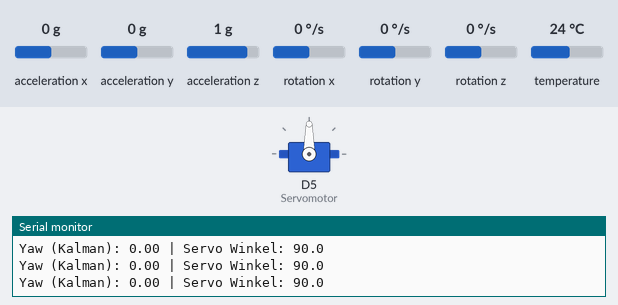
Bench run of a sketch on a simulated ESP8266 (NodeMCU). Parts: servo, the last lines printed to the serial monitor. The inputs (shaded band) are chosen by the test bench; at power-on: rotation z 0 °/s, acceleration x 0 g, acceleration y 0 g, acceleration z 1 g, rotation x 0 °/s, rotation y 0 °/s, temperature 24 °C.

Above: at 5.8 s.
5.9 s: rotation z set to -100 °/s
At 7.1 s:
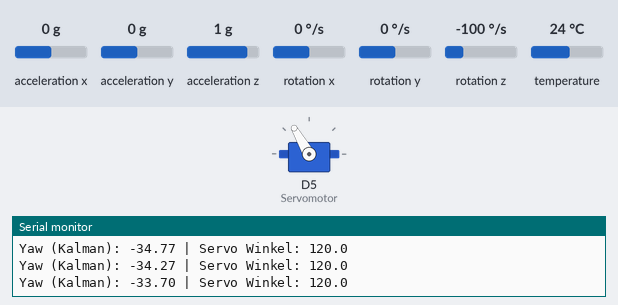
At 8.0 s:
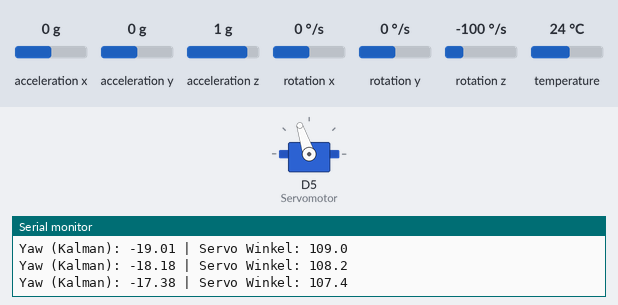
8.9 s: rotation z set to 0 °/s
At 10.1 s:
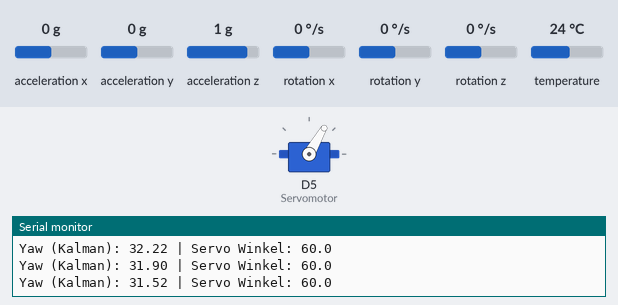
11.9 s: rotation z set to 192 °/s
Timing chart, 0 to 25.8 s (numbered marks = the images above; inputs shaded):
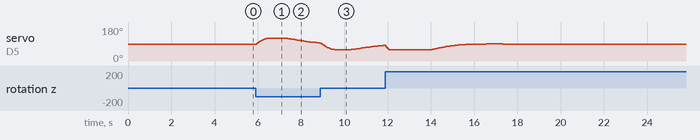

Measured:
- after the input at 5.9 s, servo on D5 (Servomotor): rises from 90° to 120° in 0.46 s, then falls to 95° in 2.5 s

The sketch:

Skript_Driftkorrektur_Prototyp.ino
```cpp
#include <Wire.h>
#include <Adafruit_MPU6050.h>
#include <Adafruit_Sensor.h>
#include <Servo.h>

Servo Servomotor;
Adafruit_MPU6050 mpu;

unsigned long lastTime = 0;
float gyroZOffset = 0.0;
bool calibrated = false;

const int calibSamples = 500;

// Kalman-Filter Klasse (wie vorher)
class KalmanFilter {
public:
  float Q_angle = 0.001;
  float Q_bias = 0.003;
  float R_measure = 0.03;

  float angle = 0;
  float bias = 0;
  float rate = 0;

  float P[2][2] = {{0,0},{0,0}};

  float update(float newRate, float dt) {
    rate = newRate - bias;
    angle += dt * rate;

    P[0][0] += dt * (dt*P[1][1] - P[0][1] - P[1][0] + Q_angle);
    P[0][1] -= dt * P[1][1];
    P[1][0] -= dt * P[1][1];
    P[1][1] += Q_bias * dt;

    float S = P[0][0] + R_measure;
    float K[2];
    K[0] = P[0][0] / S;
    K[1] = P[1][0] / S;

    float y = 0 - angle; // Innovation (keine echte Messung)
    angle += K[0] * y;
    bias += K[1] * y;

    float P00_temp = P[0][0];
    float P01_temp = P[0][1];

    P[0][0] -= K[0] * P00_temp;
    P[0][1] -= K[0] * P01_temp;
    P[1][0] -= K[1] * P00_temp;
    P[1][1] -= K[1] * P01_temp;

    return angle;
  }
};

KalmanFilter kalman;

void calibrateGyroZ() {
  Serial.println("Kalibriere Gyroskop-Z-Achse...");
  float sum = 0;
  for (int i = 0; i < calibSamples; i++) {
    sensors_event_t a, g, temp;
    mpu.getEvent(&a, &g, &temp);
    sum += g.gyro.z;
    delay(5);
  }
  gyroZOffset = sum / calibSamples;
  Serial.print("Offset Z: ");
  Serial.println(gyroZOffset, 6);
  calibrated = true;
}

void setup() {
  Servomotor.attach(D5);
  Servomotor.write(90); // Neutralposition
  Serial.begin(9600);
  Serial.println("Starte MPU6050...");

  if (!mpu.begin()) {
    Serial.println("MPU6050 nicht gefunden. Checke Verkabelung!");

  }

  mpu.setAccelerometerRange(MPU6050_RANGE_8_G);
  mpu.setGyroRange(MPU6050_RANGE_500_DEG);
  mpu.setFilterBandwidth(MPU6050_BAND_21_HZ);

  delay(1000);
  calibrateGyroZ();
  lastTime = millis();
}

void loop() {
  if (!calibrated) return;

  sensors_event_t accel, gyro, temp;
  mpu.getEvent(&accel, &gyro, &temp);

  unsigned long now = millis();
  float dt = (now - lastTime) / 1000.0;
  lastTime = now;

  float gyroZ = gyro.gyro.z - gyroZOffset; // rad/s

  // Kalman-Filter
  float filteredYaw = kalman.update(gyroZ, dt);

  // Umrechnung in Grad
  float yawDeg = filteredYaw * 180.0 / PI;

  // Servo steuern: Servo soll den Drift ausgleichen, also gegenlenken
  // Neutral = 90°, max ±30°
  float servoAngle = 90 - yawDeg; // gegenlenken
  servoAngle = constrain(servoAngle, 60, 120);

  Serial.print("Yaw (Kalman): ");
  Serial.print(yawDeg, 2);
  Serial.print(" | Servo Winkel: ");
  Serial.println(servoAngle, 1);

  Servomotor.write(servoAngle);

  delay(20);
}
```
